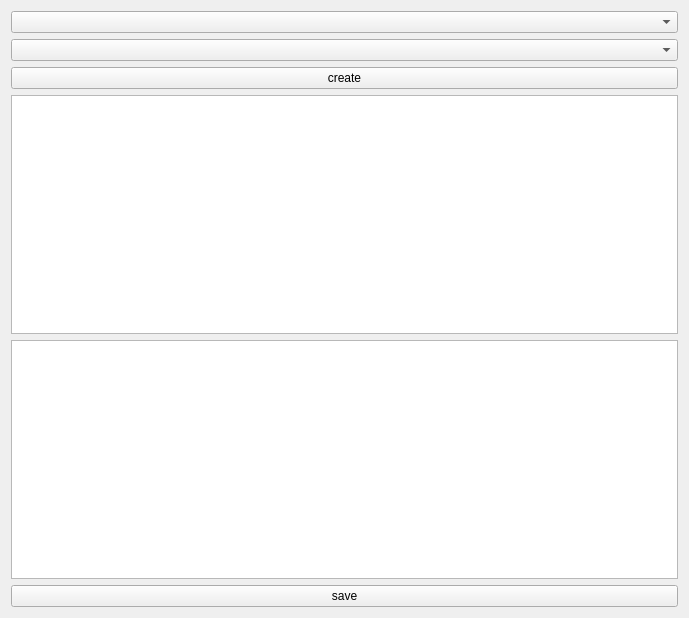
<?xml version="1.0" encoding="UTF-8"?>
<ui version="4.0">
 <class>DftTab</class>
 <widget class="QWidget" name="DftTab">
  <property name="geometry">
   <rect>
    <x>0</x>
    <y>0</y>
    <width>689</width>
    <height>618</height>
   </rect>
  </property>
  <property name="windowTitle">
   <string>DftTab</string>
  </property>
  <layout class="QGridLayout" name="gridLayout">
   <item row="0" column="0">
    <layout class="QVBoxLayout" name="verticalLayout">
     <item>
      <widget class="QComboBox" name="signalComboBox"/>
     </item>
     <item>
      <widget class="QComboBox" name="displayComboBox"/>
     </item>
     <item>
      <widget class="QPushButton" name="createButton">
       <property name="text">
        <string>create</string>
       </property>
      </widget>
     </item>
     <item>
      <widget class="QChartView" name="upperChart"/>
     </item>
     <item>
      <widget class="QChartView" name="lowerChart"/>
     </item>
    </layout>
   </item>
   <item row="1" column="0">
    <widget class="QPushButton" name="saveButton">
     <property name="text">
      <string>save</string>
     </property>
    </widget>
   </item>
  </layout>
 </widget>
 <customwidgets>
  <customwidget>
   <class>QChartView</class>
   <extends>QGraphicsView</extends>
   <header>QtCharts/QtCharts</header>
  </customwidget>
 </customwidgets>
 <resources/>
 <connections/>
</ui>
